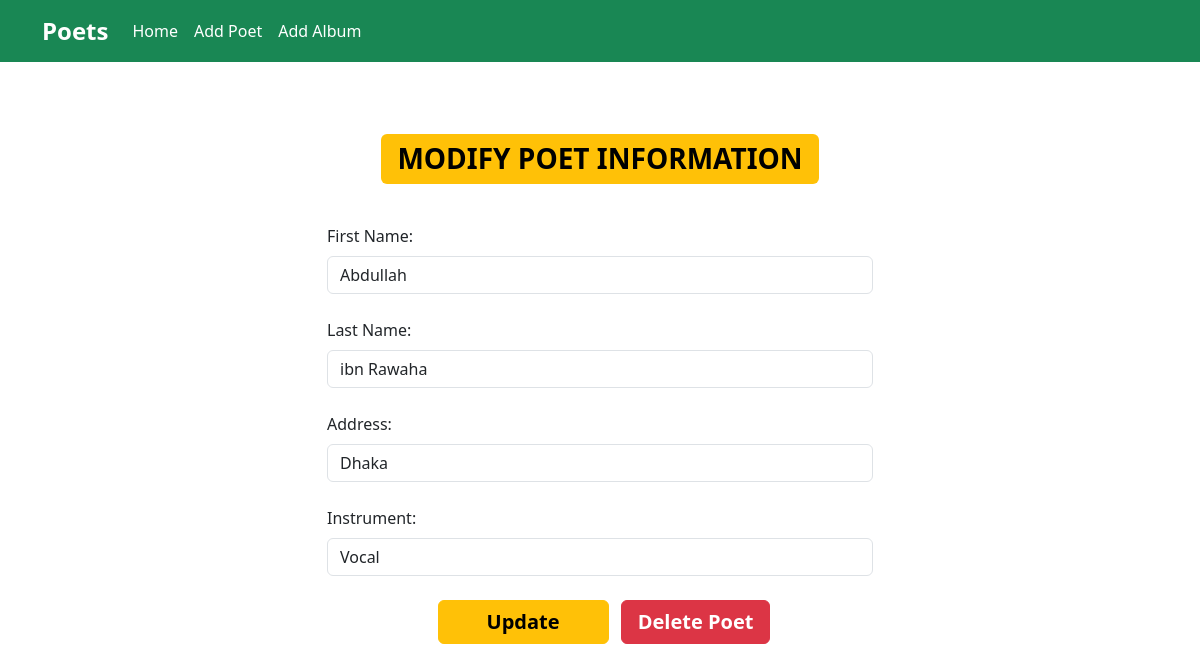
/edit_poet/29/, run on the app's committed database.
### poet/models.py (models this page shows, shortened)
class Poets(models.Model):
    first_name = models.CharField(max_length=100)
    last_name = models.CharField(max_length=100)
    address  = models.CharField(max_length=150)
    instrument = models.CharField(max_length=50)

### poet/views.py (the view)
# urls.py: path('edit_poet/<int:poet_id>/', views.edit_poet, name="edit_poet"),
def edit_poet(request, poet_id):
    poet_info = models.Poets.objects.get(pk=poet_id)
    form = forms.PoetsForm(instance=poet_info)
    if request.method == 'POST':
        form = forms.PoetsForm(request.POST, instance=poet_info)
        if form.is_valid():
            form.save(commit=True)
            return redirect('poet:index')
    diction = {'form':form, 'poet_id':poet_id, 'title':"Modify Poet"}
    return render(request, 'poet/edit_poet.html', diction)

### poet/forms.py
class PoetsForm(forms.ModelForm):
    class Meta:
        model = models.Poets
        fields = "__all__"
        labels = {
            'first_name':'First Name',
            'last_name':'Last Name',
        }
        widgets = {
            'first_name': forms.TextInput(attrs={
                'class': 'form-control mb-4 mt-2',
                'placeholder': 'Enter first name',
                'label': "First Name"
            }),
            'last_name': forms.TextInput(attrs={
                'class': 'form-control mb-4 mt-2',
                'placeholder': 'Enter last name'
            }),
            'address': forms.TextInput(attrs={
                'class': 'form-control mb-4 mt-2',
                'placeholder': 'Enter Address'
            }),
            'instrument': forms.TextInput(attrs={
                'class': 'form-control mb-4 mt-2',
                'placeholder': 'Enter Instrument'
            })
        }

### templates/poet/edit_poet.html (shortened to what this page needs)
<!DOCTYPE html>
{% extends "poet/base.html" %}
{% load static %}
{% block body_block %}
<div class="container mt-5">
    <div class="row ">
        <div class="col-12 d-flex justify-content-center my-4">
            <h3 class="d-inline text-bg-warning py-2 px-3 text-uppercase fw-bold mb-3 rounded">Modify Poet Information</h3>
        </div>
       <div class="col-6 m-auto mb-4">
        <form method="POST">
            {{form}}
            <div class="col-12 text-center">
                <input type="submit" value="Update" class="btn btn-warning fs-5 fw-bold px-5 mx-2">
                <a href="{% url 'poet:delete_poet' delete_id=poet_id %}" onclick="return confirm('Delete This Album?')" class="btn btn-danger fs-5 fw-bold px-3">Delete Poet</a>
            </div>
        </form>
       </div>
    </div>
 </div>
{% endblock body_block %}

### data on the page
Poets: first_name "Abdullah", last_name "ibn Rawaha", address "Dhaka", instrument "Vocal"
